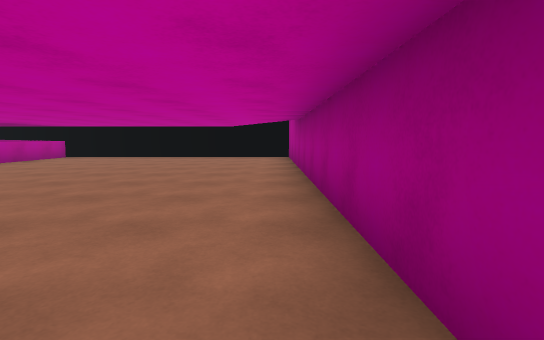
[1] (above)

20 first-person views from a walk through a 3-D level made in the Unity game engine. The camera is 1.2 m above the floor, tilts 6° down and sees 85° across. The floor is counted in squares, 2 m on a side. Each view is taken from the middle of a square. On the plan, view 1 faces up. The plan holds only what a view shows up to about 9 squares ahead; the rest is blank. The place goes on beyond the plan.

[2]
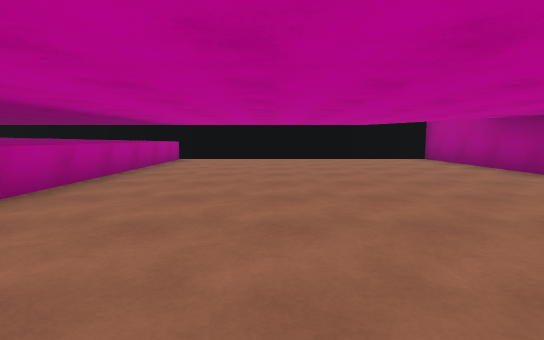

[3]
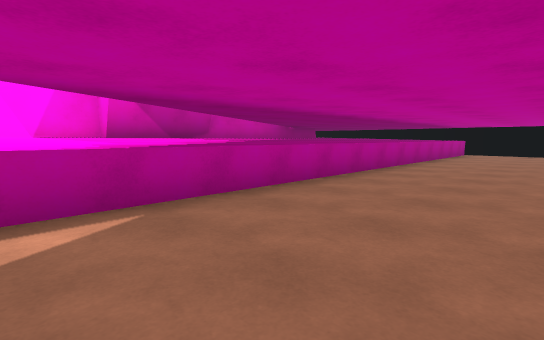

[4]
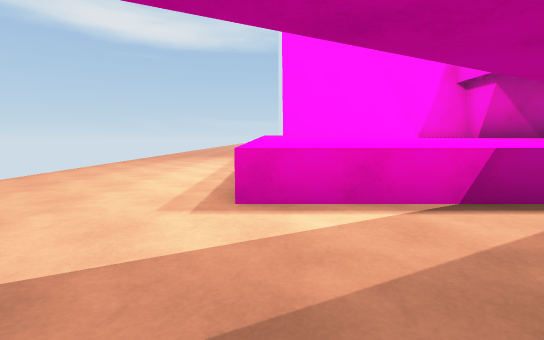

[5]
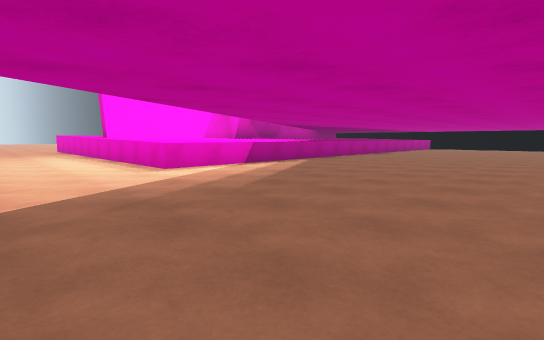

[6]
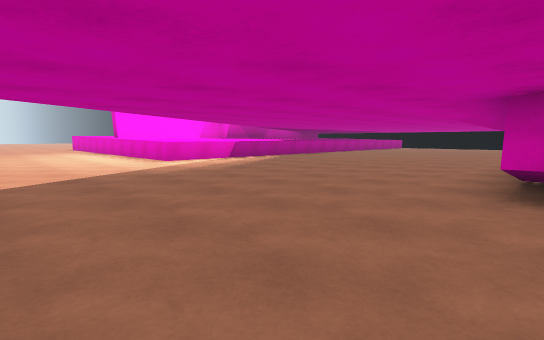

[7]
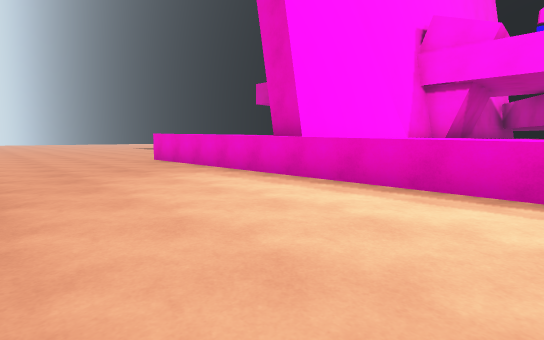

[8]
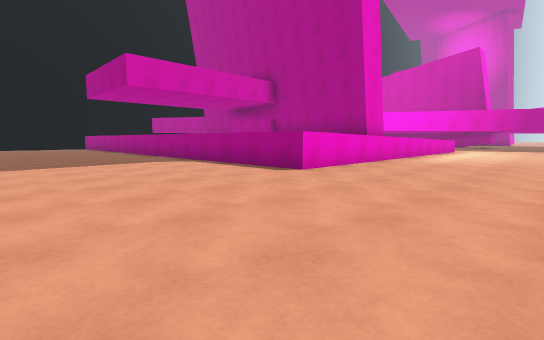

[9]
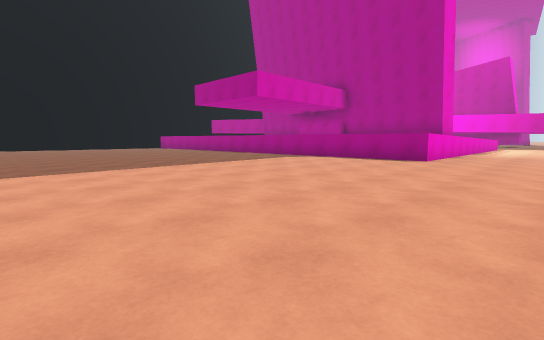

[10]
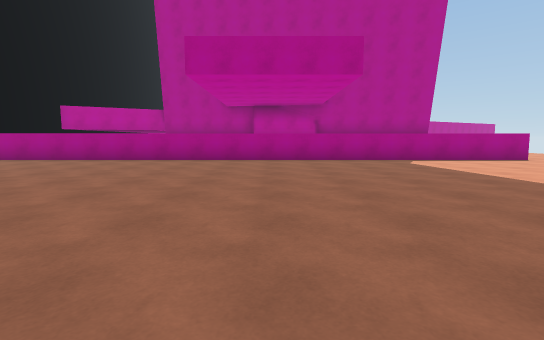

[11]
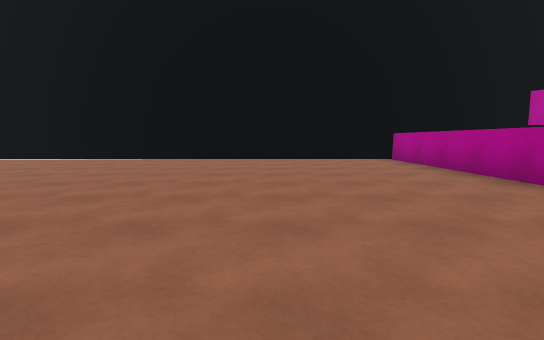

[12]
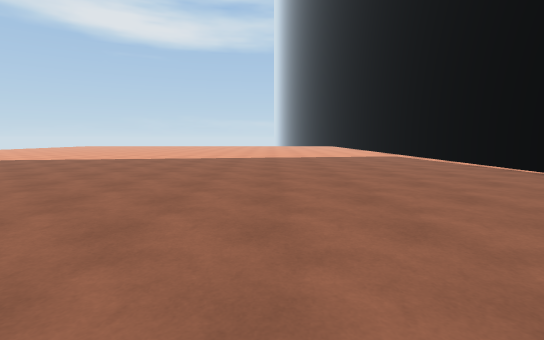

[13]
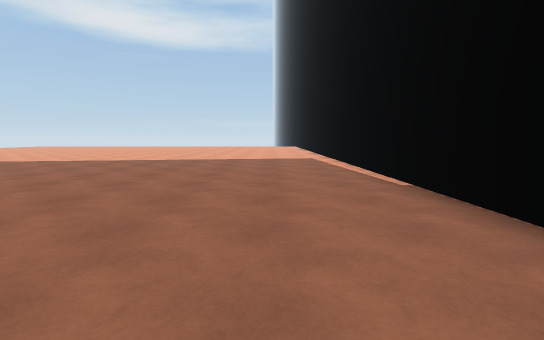

[14]
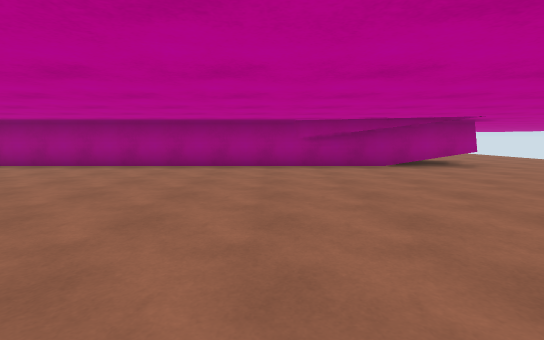

[15]
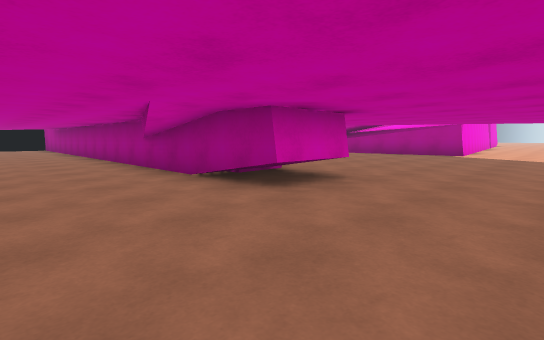

[16]
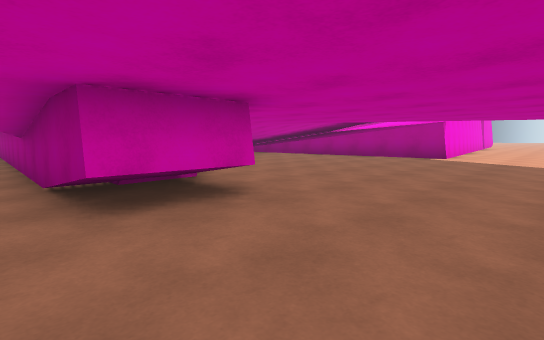

[17]
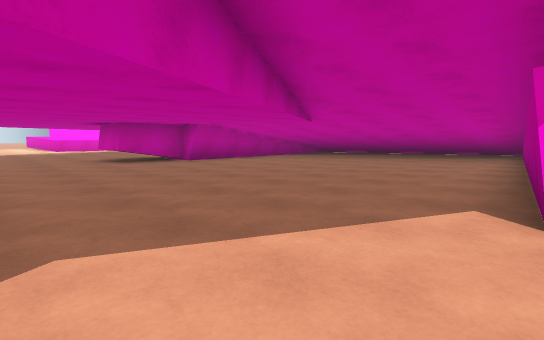

[18]
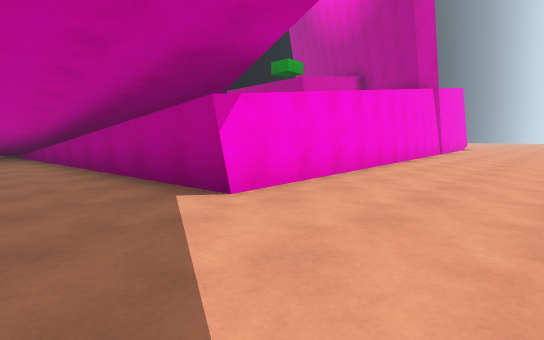

[19]
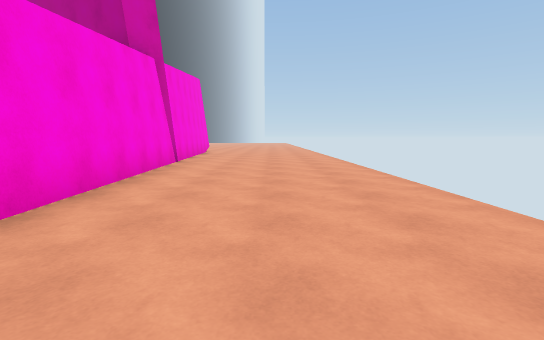

[20]
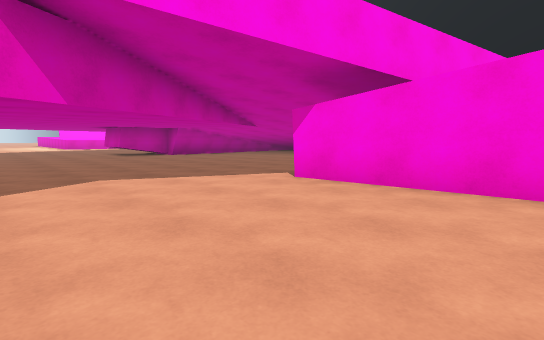

### Floor plan
Key: @ floor where view 1 was taken; # wall or solid block; . floor; = window, fence, low wall or low ledge; ^ raised ledge.
Columns run from 29 left of view 1 to 22 right of it. Each row starts with its distance up from view 1.
 10 ##############   ##############
  9 ............^      ###=.......#
  8 ............^      ###=.......#
  7 ............^       ##=.......#
  6 ............^        #=.......#
  5 ............^        #=.......#
  4 ............^      ###=.......#
  3 ............^     ^^##=.......#
  2 ............^     ^^##=.......#      ###
  1 ............^    ^^^^#=.......#     ####
  0 ............^    ^^^^#=......@#    #####
 -1 ............^    ^^^^^=.......#       .#
 -2 .. .........^    ^^^^^=.......#   .....#
 -3    .........^    ^^^^^^.......###......#
 -4    .........^    ^^^^^^......###.......#
 -5    .........^   ^^^^^^^.......##.......#     #######
 -6    .........^^^^^^^^^^^.......##.......#######......
 -7    .................................................
 -8    .................................................
 -9    .................................................
-10        ........................ ........... ........

Where each view was taken, in squares from view 1:
view 1: 0 up, 0 right, facing up
view 2: 1 up, 4 left, facing up
view 3: 3 down, 4 left, facing up-left
view 4: 6 down, 4 left, facing left
view 5: 9 down, 1 left, facing up-left
view 6: 10 down, 1 right, facing up-left
view 7: 10 down, 9 left, facing up-left
view 8: 10 down, 22 left, facing up-right
view 9: 9 down, 26 left, facing up-right
view 10: 1 up, 26 left, facing right
view 11: 1 up, 21 left, facing up
view 12: 5 up, 20 left, facing left
view 13: 8 up, 21 left, facing left
view 14: 2 down, 6 left, facing right
view 15: 9 down, 2 left, facing up-right
view 16: 9 down, 0 right, facing up-right
view 17: 9 down, 10 right, facing up-left
view 18: 9 down, 8 right, facing up-right
view 19: 8 down, 13 right, facing right
view 20: 10 down, 13 right, facing up-left
